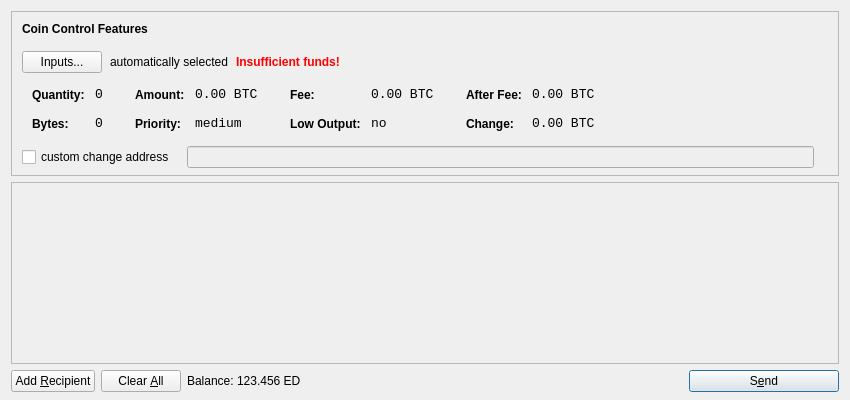
<?xml version="1.0" encoding="UTF-8"?>
<ui version="4.0">
 <class>SendCoinsDialog</class>
 <widget class="QDialog" name="SendCoinsDialog">
  <property name="geometry">
   <rect>
    <x>0</x>
    <y>0</y>
    <width>850</width>
    <height>400</height>
   </rect>
  </property>
  <property name="windowTitle">
   <string>Send Coins</string>
  </property>
  <layout class="QVBoxLayout" name="verticalLayout" stretch="0,1,0">
   <property name="bottomMargin">
    <number>8</number>
   </property>
   <item>
    <widget class="QFrame" name="frameCoinControl">
     <property name="sizePolicy">
      <sizepolicy hsizetype="Expanding" vsizetype="Expanding">
       <horstretch>0</horstretch>
       <verstretch>0</verstretch>
      </sizepolicy>
     </property>
     <property name="maximumSize">
      <size>
       <width>16777215</width>
       <height>16777215</height>
      </size>
     </property>
     <property name="frameShape">
      <enum>QFrame::StyledPanel</enum>
     </property>
     <property name="frameShadow">
      <enum>QFrame::Sunken</enum>
     </property>
     <layout class="QVBoxLayout" name="verticalLayoutCoinControl2">
      <property name="spacing">
       <number>-1</number>
      </property>
      <property name="leftMargin">
       <number>0</number>
      </property>
      <property name="topMargin">
       <number>0</number>
      </property>
      <property name="rightMargin">
       <number>0</number>
      </property>
      <property name="bottomMargin">
       <number>6</number>
      </property>
      <item>
       <layout class="QVBoxLayout" name="verticalLayoutCoinControl" stretch="0,0,0,0,1">
        <property name="spacing">
         <number>0</number>
        </property>
        <property name="leftMargin">
         <number>10</number>
        </property>
        <property name="topMargin">
         <number>10</number>
        </property>
        <item>
         <layout class="QHBoxLayout" name="horizontalLayoutCoinControl1">
          <property name="bottomMargin">
           <number>15</number>
          </property>
          <item>
           <widget class="QLabel" name="labelCoinControlFeatures">
            <property name="sizePolicy">
             <sizepolicy hsizetype="Preferred" vsizetype="Maximum">
              <horstretch>0</horstretch>
              <verstretch>0</verstretch>
             </sizepolicy>
            </property>
            <property name="font">
             <font>
              <weight>75</weight>
              <bold>true</bold>
             </font>
            </property>
            <property name="styleSheet">
             <string notr="true">font-weight:bold;</string>
            </property>
            <property name="text">
             <string>Coin Control Features</string>
            </property>
           </widget>
          </item>
         </layout>
        </item>
        <item>
         <layout class="QHBoxLayout" name="horizontalLayoutCoinControl2" stretch="0,0,0,0">
          <property name="spacing">
           <number>8</number>
          </property>
          <property name="bottomMargin">
           <number>10</number>
          </property>
          <item>
           <widget class="QPushButton" name="pushButtonCoinControl">
            <property name="styleSheet">
             <string notr="true"/>
            </property>
            <property name="text">
             <string>Inputs...</string>
            </property>
           </widget>
          </item>
          <item>
           <widget class="QLabel" name="labelCoinControlAutomaticallySelected">
            <property name="text">
             <string>automatically selected</string>
            </property>
            <property name="margin">
             <number>5</number>
            </property>
           </widget>
          </item>
          <item>
           <widget class="QLabel" name="labelCoinControlInsuffFunds">
            <property name="font">
             <font>
              <weight>75</weight>
              <bold>true</bold>
             </font>
            </property>
            <property name="styleSheet">
             <string notr="true">color:red;font-weight:bold;</string>
            </property>
            <property name="text">
             <string>Insufficient funds!</string>
            </property>
            <property name="margin">
             <number>5</number>
            </property>
           </widget>
          </item>
          <item>
           <spacer name="horizontalSpacerCoinControl">
            <property name="orientation">
             <enum>Qt::Horizontal</enum>
            </property>
            <property name="sizeHint" stdset="0">
             <size>
              <width>40</width>
              <height>1</height>
             </size>
            </property>
           </spacer>
          </item>
         </layout>
        </item>
        <item>
         <widget class="QWidget" name="widgetCoinControl" native="true">
          <property name="sizePolicy">
           <sizepolicy hsizetype="Preferred" vsizetype="Preferred">
            <horstretch>0</horstretch>
            <verstretch>0</verstretch>
           </sizepolicy>
          </property>
          <property name="minimumSize">
           <size>
            <width>0</width>
            <height>0</height>
           </size>
          </property>
          <property name="styleSheet">
           <string notr="true"/>
          </property>
          <layout class="QHBoxLayout" name="horizontalLayoutCoinControl5">
           <property name="margin">
            <number>0</number>
           </property>
           <item>
            <layout class="QHBoxLayout" name="horizontalLayoutCoinControl3" stretch="0,0,0,1">
             <property name="spacing">
              <number>20</number>
             </property>
             <property name="topMargin">
              <number>0</number>
             </property>
             <property name="bottomMargin">
              <number>10</number>
             </property>
             <item>
              <layout class="QFormLayout" name="formLayoutCoinControl1">
               <property name="horizontalSpacing">
                <number>10</number>
               </property>
               <property name="verticalSpacing">
                <number>14</number>
               </property>
               <property name="leftMargin">
                <number>10</number>
               </property>
               <property name="topMargin">
                <number>4</number>
               </property>
               <property name="rightMargin">
                <number>6</number>
               </property>
               <item row="0" column="0">
                <widget class="QLabel" name="labelCoinControlQuantityText">
                 <property name="styleSheet">
                  <string notr="true">font-weight:bold;</string>
                 </property>
                 <property name="text">
                  <string>Quantity:</string>
                 </property>
                 <property name="margin">
                  <number>0</number>
                 </property>
                </widget>
               </item>
               <item row="0" column="1">
                <widget class="QLabel" name="labelCoinControlQuantity">
                 <property name="font">
                  <font>
                   <family>Monospace</family>
                   <pointsize>10</pointsize>
                  </font>
                 </property>
                 <property name="cursor">
                  <cursorShape>IBeamCursor</cursorShape>
                 </property>
                 <property name="contextMenuPolicy">
                  <enum>Qt::ActionsContextMenu</enum>
                 </property>
                 <property name="text">
                  <string notr="true">0</string>
                 </property>
                 <property name="margin">
                  <number>0</number>
                 </property>
                 <property name="textInteractionFlags">
                  <set>Qt::LinksAccessibleByMouse|Qt::TextSelectableByKeyboard|Qt::TextSelectableByMouse</set>
                 </property>
                </widget>
               </item>
               <item row="1" column="0">
                <widget class="QLabel" name="labelCoinControlBytesText">
                 <property name="styleSheet">
                  <string notr="true">font-weight:bold;</string>
                 </property>
                 <property name="text">
                  <string>Bytes:</string>
                 </property>
                </widget>
               </item>
               <item row="1" column="1">
                <widget class="QLabel" name="labelCoinControlBytes">
                 <property name="font">
                  <font>
                   <family>Monospace</family>
                   <pointsize>10</pointsize>
                  </font>
                 </property>
                 <property name="cursor">
                  <cursorShape>IBeamCursor</cursorShape>
                 </property>
                 <property name="contextMenuPolicy">
                  <enum>Qt::ActionsContextMenu</enum>
                 </property>
                 <property name="text">
                  <string notr="true">0</string>
                 </property>
                 <property name="textInteractionFlags">
                  <set>Qt::LinksAccessibleByMouse|Qt::TextSelectableByKeyboard|Qt::TextSelectableByMouse</set>
                 </property>
                </widget>
               </item>
              </layout>
             </item>
             <item>
              <layout class="QFormLayout" name="formLayoutCoinControl2">
               <property name="horizontalSpacing">
                <number>10</number>
               </property>
               <property name="verticalSpacing">
                <number>14</number>
               </property>
               <property name="leftMargin">
                <number>6</number>
               </property>
               <property name="topMargin">
                <number>4</number>
               </property>
               <property name="rightMargin">
                <number>6</number>
               </property>
               <item row="0" column="0">
                <widget class="QLabel" name="labelCoinControlAmountText">
                 <property name="styleSheet">
                  <string notr="true">font-weight:bold;</string>
                 </property>
                 <property name="text">
                  <string>Amount:</string>
                 </property>
                 <property name="margin">
                  <number>0</number>
                 </property>
                </widget>
               </item>
               <item row="0" column="1">
                <widget class="QLabel" name="labelCoinControlAmount">
                 <property name="font">
                  <font>
                   <family>Monospace</family>
                   <pointsize>10</pointsize>
                  </font>
                 </property>
                 <property name="cursor">
                  <cursorShape>IBeamCursor</cursorShape>
                 </property>
                 <property name="contextMenuPolicy">
                  <enum>Qt::ActionsContextMenu</enum>
                 </property>
                 <property name="text">
                  <string notr="true">0.00 BTC</string>
                 </property>
                 <property name="textInteractionFlags">
                  <set>Qt::LinksAccessibleByMouse|Qt::TextSelectableByKeyboard|Qt::TextSelectableByMouse</set>
                 </property>
                </widget>
               </item>
               <item row="1" column="0">
                <widget class="QLabel" name="labelCoinControlPriorityText">
                 <property name="styleSheet">
                  <string notr="true">font-weight:bold;</string>
                 </property>
                 <property name="text">
                  <string>Priority:</string>
                 </property>
                </widget>
               </item>
               <item row="1" column="1">
                <widget class="QLabel" name="labelCoinControlPriority">
                 <property name="font">
                  <font>
                   <family>Monospace</family>
                   <pointsize>10</pointsize>
                  </font>
                 </property>
                 <property name="cursor">
                  <cursorShape>IBeamCursor</cursorShape>
                 </property>
                 <property name="contextMenuPolicy">
                  <enum>Qt::ActionsContextMenu</enum>
                 </property>
                 <property name="text">
                  <string>medium</string>
                 </property>
                 <property name="textInteractionFlags">
                  <set>Qt::LinksAccessibleByMouse|Qt::TextSelectableByKeyboard|Qt::TextSelectableByMouse</set>
                 </property>
                </widget>
               </item>
              </layout>
             </item>
             <item>
              <layout class="QFormLayout" name="formLayoutCoinControl3">
               <property name="horizontalSpacing">
                <number>10</number>
               </property>
               <property name="verticalSpacing">
                <number>14</number>
               </property>
               <property name="leftMargin">
                <number>6</number>
               </property>
               <property name="topMargin">
                <number>4</number>
               </property>
               <property name="rightMargin">
                <number>6</number>
               </property>
               <item row="0" column="0">
                <widget class="QLabel" name="labelCoinControlFeeText">
                 <property name="styleSheet">
                  <string notr="true">font-weight:bold;</string>
                 </property>
                 <property name="text">
                  <string>Fee:</string>
                 </property>
                 <property name="margin">
                  <number>0</number>
                 </property>
                </widget>
               </item>
               <item row="0" column="1">
                <widget class="QLabel" name="labelCoinControlFee">
                 <property name="font">
                  <font>
                   <family>Monospace</family>
                   <pointsize>10</pointsize>
                  </font>
                 </property>
                 <property name="cursor">
                  <cursorShape>IBeamCursor</cursorShape>
                 </property>
                 <property name="contextMenuPolicy">
                  <enum>Qt::ActionsContextMenu</enum>
                 </property>
                 <property name="text">
                  <string notr="true">0.00 BTC</string>
                 </property>
                 <property name="textInteractionFlags">
                  <set>Qt::LinksAccessibleByMouse|Qt::TextSelectableByKeyboard|Qt::TextSelectableByMouse</set>
                 </property>
                </widget>
               </item>
               <item row="1" column="0">
                <widget class="QLabel" name="labelCoinControlLowOutputText">
                 <property name="styleSheet">
                  <string notr="true">font-weight:bold;</string>
                 </property>
                 <property name="text">
                  <string>Low Output:</string>
                 </property>
                </widget>
               </item>
               <item row="1" column="1">
                <widget class="QLabel" name="labelCoinControlLowOutput">
                 <property name="font">
                  <font>
                   <family>Monospace</family>
                   <pointsize>10</pointsize>
                  </font>
                 </property>
                 <property name="cursor">
                  <cursorShape>IBeamCursor</cursorShape>
                 </property>
                 <property name="contextMenuPolicy">
                  <enum>Qt::ActionsContextMenu</enum>
                 </property>
                 <property name="text">
                  <string>no</string>
                 </property>
                 <property name="textInteractionFlags">
                  <set>Qt::LinksAccessibleByMouse|Qt::TextSelectableByKeyboard|Qt::TextSelectableByMouse</set>
                 </property>
                </widget>
               </item>
              </layout>
             </item>
             <item>
              <layout class="QFormLayout" name="formLayoutCoinControl4">
               <property name="horizontalSpacing">
                <number>10</number>
               </property>
               <property name="verticalSpacing">
                <number>14</number>
               </property>
               <property name="leftMargin">
                <number>6</number>
               </property>
               <property name="topMargin">
                <number>4</number>
               </property>
               <property name="rightMargin">
                <number>6</number>
               </property>
               <item row="0" column="0">
                <widget class="QLabel" name="labelCoinControlAfterFeeText">
                 <property name="styleSheet">
                  <string notr="true">font-weight:bold;</string>
                 </property>
                 <property name="text">
                  <string>After Fee:</string>
                 </property>
                 <property name="margin">
                  <number>0</number>
                 </property>
                </widget>
               </item>
               <item row="0" column="1">
                <widget class="QLabel" name="labelCoinControlAfterFee">
                 <property name="font">
                  <font>
                   <family>Monospace</family>
                   <pointsize>10</pointsize>
                  </font>
                 </property>
                 <property name="cursor">
                  <cursorShape>IBeamCursor</cursorShape>
                 </property>
                 <property name="contextMenuPolicy">
                  <enum>Qt::ActionsContextMenu</enum>
                 </property>
                 <property name="text">
                  <string notr="true">0.00 BTC</string>
                 </property>
                 <property name="textInteractionFlags">
                  <set>Qt::LinksAccessibleByMouse|Qt::TextSelectableByKeyboard|Qt::TextSelectableByMouse</set>
                 </property>
                </widget>
               </item>
               <item row="1" column="0">
                <widget class="QLabel" name="labelCoinControlChangeText">
                 <property name="styleSheet">
                  <string notr="true">font-weight:bold;</string>
                 </property>
                 <property name="text">
                  <string>Change:</string>
                 </property>
                </widget>
               </item>
               <item row="1" column="1">
                <widget class="QLabel" name="labelCoinControlChange">
                 <property name="font">
                  <font>
                   <family>Monospace</family>
                   <pointsize>10</pointsize>
                  </font>
                 </property>
                 <property name="cursor">
                  <cursorShape>IBeamCursor</cursorShape>
                 </property>
                 <property name="contextMenuPolicy">
                  <enum>Qt::ActionsContextMenu</enum>
                 </property>
                 <property name="text">
                  <string notr="true">0.00 BTC</string>
                 </property>
                 <property name="textInteractionFlags">
                  <set>Qt::LinksAccessibleByMouse|Qt::TextSelectableByKeyboard|Qt::TextSelectableByMouse</set>
                 </property>
                </widget>
               </item>
              </layout>
             </item>
            </layout>
           </item>
          </layout>
         </widget>
        </item>
        <item>
         <layout class="QHBoxLayout" name="horizontalLayoutCoinControl4" stretch="0,0,0">
          <property name="spacing">
           <number>12</number>
          </property>
          <property name="sizeConstraint">
           <enum>QLayout::SetDefaultConstraint</enum>
          </property>
          <property name="topMargin">
           <number>5</number>
          </property>
          <property name="rightMargin">
           <number>5</number>
          </property>
          <item>
           <widget class="QCheckBox" name="checkBoxCoinControlChange">
            <property name="text">
             <string>custom change address</string>
            </property>
           </widget>
          </item>
          <item>
           <widget class="QLineEdit" name="lineEditCoinControlChange">
            <property name="enabled">
             <bool>false</bool>
            </property>
            <property name="sizePolicy">
             <sizepolicy hsizetype="Expanding" vsizetype="Fixed">
              <horstretch>0</horstretch>
              <verstretch>0</verstretch>
             </sizepolicy>
            </property>
           </widget>
          </item>
          <item>
           <widget class="QLabel" name="labelCoinControlChangeLabel">
            <property name="sizePolicy">
             <sizepolicy hsizetype="Preferred" vsizetype="Expanding">
              <horstretch>0</horstretch>
              <verstretch>0</verstretch>
             </sizepolicy>
            </property>
            <property name="minimumSize">
             <size>
              <width>0</width>
              <height>0</height>
             </size>
            </property>
            <property name="text">
             <string/>
            </property>
            <property name="margin">
             <number>3</number>
            </property>
           </widget>
          </item>
         </layout>
        </item>
        <item>
         <spacer name="verticalSpacerCoinControl">
          <property name="orientation">
           <enum>Qt::Vertical</enum>
          </property>
          <property name="sizeHint" stdset="0">
           <size>
            <width>800</width>
            <height>1</height>
           </size>
          </property>
         </spacer>
        </item>
       </layout>
      </item>
     </layout>
    </widget>
   </item>
   <item>
    <widget class="QScrollArea" name="scrollArea">
     <property name="widgetResizable">
      <bool>true</bool>
     </property>
     <widget class="QWidget" name="scrollAreaWidgetContents">
      <property name="geometry">
       <rect>
        <x>0</x>
        <y>0</y>
        <width>830</width>
        <height>165</height>
       </rect>
      </property>
      <layout class="QVBoxLayout" name="verticalLayout_2">
       <property name="margin">
        <number>0</number>
       </property>
       <item>
        <layout class="QVBoxLayout" name="entries">
         <property name="spacing">
          <number>6</number>
         </property>
        </layout>
       </item>
       <item>
        <spacer name="verticalSpacer">
         <property name="orientation">
          <enum>Qt::Vertical</enum>
         </property>
         <property name="sizeHint" stdset="0">
          <size>
           <width>20</width>
           <height>40</height>
          </size>
         </property>
        </spacer>
       </item>
      </layout>
     </widget>
    </widget>
   </item>
   <item>
    <layout class="QHBoxLayout" name="horizontalLayout">
     <item>
      <widget class="QPushButton" name="addButton">
       <property name="toolTip">
        <string>Send to multiple recipients at once</string>
       </property>
       <property name="text">
        <string>Add &amp;Recipient</string>
       </property>
       <property name="icon">
        <iconset resource="../EarthDollar.qrc">
         <normaloff>:/icons/add</normaloff>:/icons/add</iconset>
       </property>
       <property name="autoDefault">
        <bool>false</bool>
       </property>
      </widget>
     </item>
     <item>
      <widget class="QPushButton" name="clearButton">
       <property name="sizePolicy">
        <sizepolicy hsizetype="Minimum" vsizetype="Fixed">
         <horstretch>0</horstretch>
         <verstretch>0</verstretch>
        </sizepolicy>
       </property>
       <property name="toolTip">
        <string>Remove all transaction fields</string>
       </property>
       <property name="text">
        <string>Clear &amp;All</string>
       </property>
       <property name="icon">
        <iconset resource="../EarthDollar.qrc">
         <normaloff>:/icons/remove</normaloff>:/icons/remove</iconset>
       </property>
       <property name="autoRepeatDelay">
        <number>300</number>
       </property>
       <property name="autoDefault">
        <bool>false</bool>
       </property>
      </widget>
     </item>
     <item>
      <layout class="QHBoxLayout" name="horizontalLayout_2">
       <property name="spacing">
        <number>3</number>
       </property>
       <item>
        <widget class="QLabel" name="label">
         <property name="text">
          <string>Balance:</string>
         </property>
        </widget>
       </item>
       <item>
        <widget class="QLabel" name="labelBalance">
         <property name="cursor">
          <cursorShape>IBeamCursor</cursorShape>
         </property>
         <property name="text">
          <string>123.456 ED</string>
         </property>
         <property name="textInteractionFlags">
          <set>Qt::LinksAccessibleByMouse|Qt::TextSelectableByKeyboard|Qt::TextSelectableByMouse</set>
         </property>
        </widget>
       </item>
      </layout>
     </item>
     <item>
      <spacer name="horizontalSpacer">
       <property name="orientation">
        <enum>Qt::Horizontal</enum>
       </property>
       <property name="sizeHint" stdset="0">
        <size>
         <width>40</width>
         <height>20</height>
        </size>
       </property>
      </spacer>
     </item>
     <item>
      <widget class="QPushButton" name="sendButton">
       <property name="minimumSize">
        <size>
         <width>150</width>
         <height>0</height>
        </size>
       </property>
       <property name="toolTip">
        <string>Confirm the send action</string>
       </property>
       <property name="text">
        <string>S&amp;end</string>
       </property>
       <property name="icon">
        <iconset resource="../EarthDollar.qrc">
         <normaloff>:/icons/send</normaloff>:/icons/send</iconset>
       </property>
       <property name="default">
        <bool>true</bool>
       </property>
      </widget>
     </item>
    </layout>
   </item>
  </layout>
 </widget>
 <resources>
  <include location="../EarthDollar.qrc"/>
 </resources>
 <connections/>
</ui>
